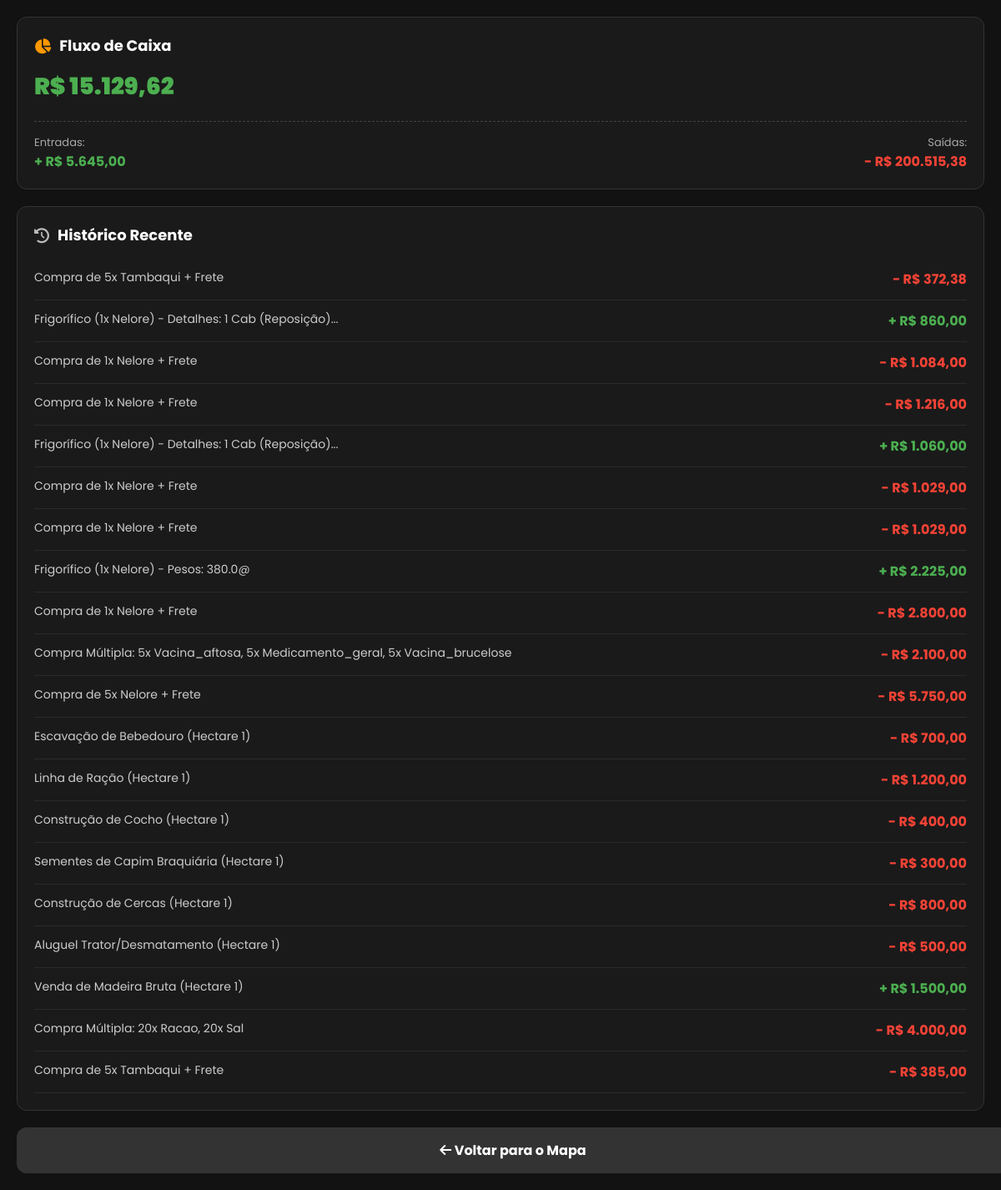
Page /financeiro (signed in) on the committed database.
### database.py (models this page shows, shortened)
class Jogador(db.Model):
    __tablename__ = 'jogadores'
    id = db.Column(db.Integer, primary_key=True)
    username = db.Column(db.String(50), unique=True, nullable=False)
    email = db.Column(db.String(120), nullable=True)
    senha_hash = db.Column(db.String(128), nullable=False)
    saldo = db.Column(db.Float, default=1000.0)
    nivel = db.Column(db.Integer, default=1)
    xp = db.Column(db.Integer, default=0)
    energia_atual = db.Column(db.Integer, default=100)
    hab_agricultura = db.Column(db.Integer, default=1)
    hab_pecuaria = db.Column(db.Integer, default=1)
    reputacao = db.Column(db.Integer, default=50)
    hora = db.Column(db.Integer, default=6)
    dia = db.Column(db.Integer, default=1)
    mes = db.Column(db.Integer, default=1)
    ano = db.Column(db.Integer, default=2026)
    is_admin = db.Column(db.Boolean, default=False)
    ultima_acao = db.Column(db.DateTime, default=datetime.utcnow)
    propriedades = db.relationship('Propriedade', backref='dono', lazy=True)
    emprestimos = db.relationship('Emprestimo', backref='devedor', lazy=True)
    contratos = db.relationship('Contrato', backref='contratado', lazy=True)

class Transacao(db.Model):
    __tablename__ = 'transacoes'
    id = db.Column(db.Integer, primary_key=True)
    jogador_id = db.Column(db.Integer, db.ForeignKey('jogadores.id'), nullable=False)
    tipo = db.Column(db.String(10), nullable=False)
    valor = db.Column(db.Float, nullable=False)
    descricao = db.Column(db.String(255), nullable=False)
    data = db.Column(db.DateTime, default=datetime.utcnow)
    jogador = db.relationship('Jogador', backref=db.backref('transacoes', lazy=True))

### logica/economia.py (the view)
@economia_bp.route('/financeiro')
def financeiro():
    if 'usuario' not in session:
        return redirect(url_for('login'))
    usuario = Jogador.query.filter_by(username=session['usuario']).first()
    if not usuario:
        return redirect(url_for('login'))
    historico = Transacao.query.filter_by(jogador_id=usuario.id).order_by(Transacao.data.desc()).limit(20).all()
    todas_transacoes = Transacao.query.filter_by(jogador_id=usuario.id).all()
    entradas = sum(t.valor for t in todas_transacoes if t.tipo == 'entrada')
    saidas = sum(t.valor for t in todas_transacoes if t.tipo == 'saida')
    return render_template(
        'financeiro.html',
        user=usuario,
        entradas=entradas,
        saidas=saidas,
        saldo=usuario.saldo,
        historico=historico
    )

### templates/financeiro.html (shortened to what this page needs)
<!DOCTYPE html>
<html lang="pt-BR">
<head>
    <link rel="stylesheet" href="https://cdnjs.cloudflare.com/ajax/libs/font-awesome/6.4.0/css/all.min.css">
</head>
<body>
    <div class="card">
        <div class="card-header"><i class="fas fa-chart-pie" style="color: #ff9800;"></i> Fluxo de Caixa</div>
        <div class="saldo-total">R$ {{ "{:,.2f}".format(saldo).replace(',','v').replace('.',',').replace('v','.') }}</div>
        <div class="fluxo-container">
            <div>
                <div style="color: #aaa; font-size: 13px;">Entradas:</div>
                <div class="entrada-texto">+ R$ {{ "{:,.2f}".format(entradas).replace(',','v').replace('.',',').replace('v','.') }}</div>
            </div>
            <div style="text-align: right;">
                <div style="color: #aaa; font-size: 13px;">Saídas:</div>
                <div class="saida-texto">- R$ {{ "{:,.2f}".format(saidas).replace(',','v').replace('.',',').replace('v','.') }}</div>
            </div>
        </div>
    </div>
    <div class="card">
        <div class="card-header"><i class="fas fa-history" style="color: #bbb;"></i> Histórico Recente</div>
        {% if not historico %}
            <p style="color: #777; font-style: italic; text-align: center; margin: 20px 0;">Nenhuma transação registrada ainda.</p>
        {% else %}
            {% for t in historico %}
                <div class="transacao-item">
                    <span style="color: #ccc;">{{ t.descricao }}</span>
                    {% if t.tipo == 'entrada' %}
                        <b class="entrada-texto">+ R$ {{ "{:,.2f}".format(t.valor).replace(',','v').replace('.',',').replace('v','.') }}</b>
                    {% else %}
                        <b class="saida-texto">- R$ {{ "{:,.2f}".format(t.valor).replace(',','v').replace('.',',').replace('v','.') }}</b>
                    {% endif %}
                </div>
            {% endfor %}
        {% endif %}
    </div>
    <a href="/mapa" class="btn-voltar"><i class="fas fa-arrow-left"></i> Voltar para o Mapa</a>
</body>
</html>

### templates/financeiro.html (style rules this page uses)
body { font-family: 'Poppins', sans-serif; background-color: #121212; color: #fff; margin: 0; padding: 20px; }
.card { background: #1a1a1a; border-radius: 12px; padding: 20px; border: 1px solid #333; margin-bottom: 20px; }
.card-header { font-size: 18px; font-weight: bold; margin-bottom: 15px; display: flex; align-items: center; gap: 10px; }
.saldo-total { font-size: 28px; font-weight: 900; color: #4caf50; margin-bottom: 20px; }
.fluxo-container { display: flex; justify-content: space-between; border-top: 1px dashed #444; padding-top: 15px; }
.entrada-texto { color: #4caf50; font-weight: bold; font-size: 16px; }
.saida-texto { color: #f44336; font-weight: bold; font-size: 16px; }
.transacao-item { display: flex; justify-content: space-between; padding: 12px 0; border-bottom: 1px solid #2a2a2a; font-size: 14px; }
.btn-voltar { display: block; width: 100%; padding: 15px; background: #333; color: #fff; text-align: center; text-decoration: none; border-radius: 12px; font-weight: bold; margin-top: 10px; }

### rows in the picture
Jogador: saldo "15.129,62"
Transacao: descricao "Compra de 5x Tambaqui + Frete", valor "372,38"
Transacao: descricao "Frigorífico (1x Nelore) - Detalhes: 1 Cab (Reposição)...", valor "860,00"
Transacao: descricao "Compra de 1x Nelore + Frete", valor "1.084,00"
Transacao: descricao "Compra de 1x Nelore + Frete", valor "1.216,00"
Transacao: descricao "Frigorífico (1x Nelore) - Detalhes: 1 Cab (Reposição)...", valor "1.060,00"
Transacao: descricao "Compra de 1x Nelore + Frete", valor "1.029,00"
Transacao: descricao "Compra de 1x Nelore + Frete", valor "1.029,00"
Transacao: descricao "Frigorífico (1x Nelore) - Pesos: 380.0@", valor "2.225,00"
Transacao: descricao "Compra de 1x Nelore + Frete", valor "2.800,00"
Transacao: descricao "Compra Múltipla: 5x Vacina_aftosa, 5x Medicamento_geral, 5x Vacina_brucelose", valor "2.100,00"
Transacao: descricao "Compra de 5x Nelore + Frete", valor "5.750,00"
Transacao: descricao "Escavação de Bebedouro (Hectare 1)", valor "700,00"
Transacao: descricao "Linha de Ração (Hectare 1)", valor "1.200,00"
Transacao: descricao "Construção de Cocho (Hectare 1)", valor "400,00"
Transacao: descricao "Sementes de Capim Braquiária (Hectare 1)", valor "300,00"
Transacao: descricao "Construção de Cercas (Hectare 1)", valor "800,00"
Transacao: descricao "Aluguel Trator/Desmatamento (Hectare 1)", valor "500,00"
Transacao: descricao "Venda de Madeira Bruta (Hectare 1)", valor "1.500,00"
Transacao: descricao "Compra Múltipla: 20x Racao, 20x Sal", valor "4.000,00"
Transacao: descricao "Compra de 5x Tambaqui + Frete", valor "385,00"
